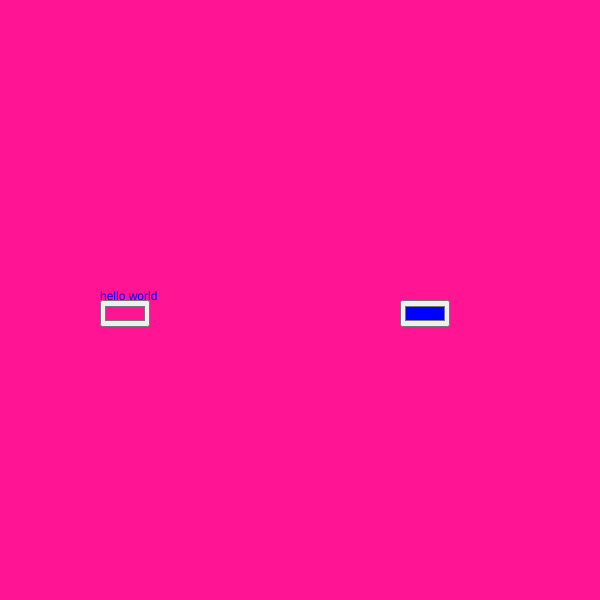
Frame 1 (no input)
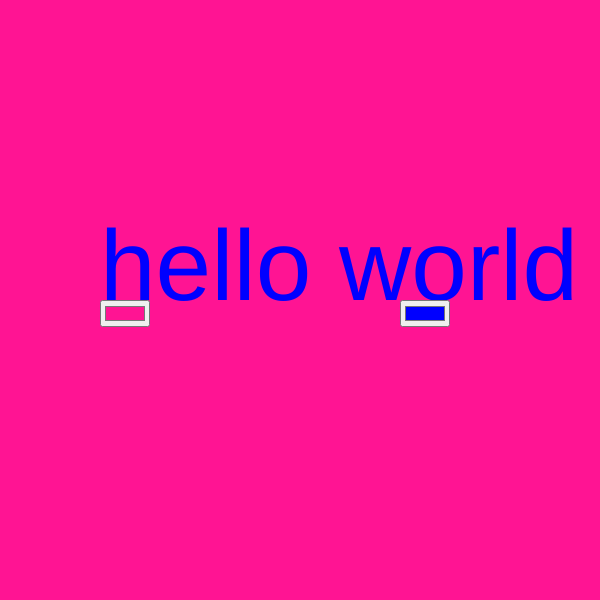
Frame 60 (no input)
Frame 120 (the mouse pressed at the canvas centre since frame 60): identical to frame 60, image omitted

The p5.js sketch that drew these frames (run headless with seeded random() and noise() and a simulated clock; from frame 60 on, the mouse is pressed at the canvas centre):

// p5.js sketch
// ── sketch.js
let colourpicker1
let colourpicker2

function setup(){
createCanvas(600,600);
colourpicker1 = createColorPicker("deeppink");
colourpicker1.position(100,300);
colourpicker2 = createColorPicker("blue");
colourpicker2.position(400,300);
const container = select("main");
colourpicker1.parent(container);
colourpicker2.parent(container);
}
function draw(){
    background(colourpicker1.value());
    fill(colourpicker2.value());
    text("hello world",100,300)
    textSize(100)

}
